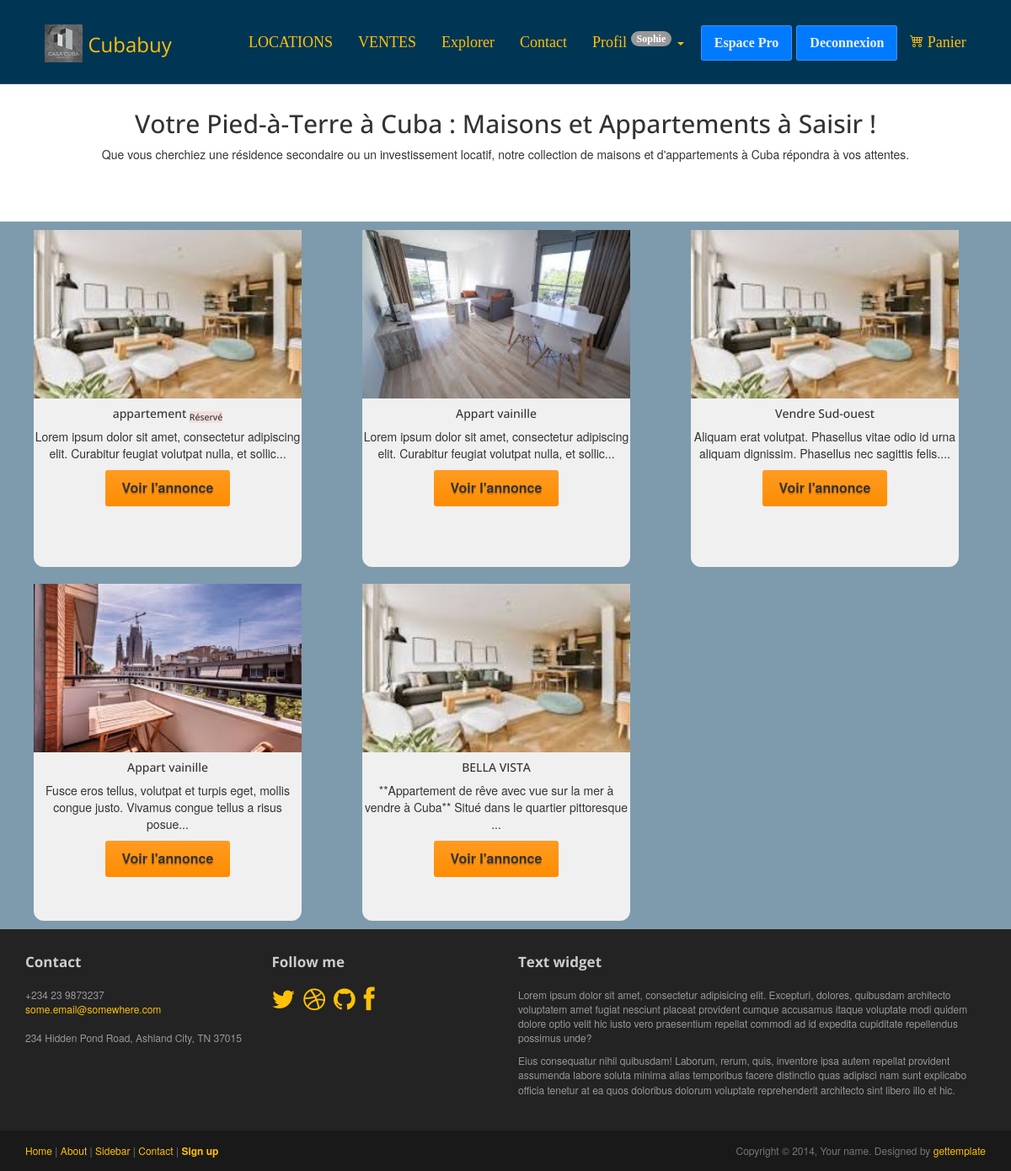
The app's page /annonceVente.php (signed in) with its own data.
### tables this page shows
CREATE TABLE `advert` (
  `id_advert` int NOT NULL,
  `photo` varchar(255) DEFAULT NULL,
  `title` varchar(100) NOT NULL,
  `description` text NOT NULL,
  `postal_code` varchar(50) NOT NULL,
  `city` varchar(50) NOT NULL,
  `type` enum('achat','location') NOT NULL,
  `price` float NOT NULL,
  `reservation_message` text,
  `is_reserved` tinyint(1) DEFAULT '0',
  `id_advert_image` int DEFAULT NULL
);

### annonceVente.php (the view, shortened to what this page needs)
<?php
require_once "inc/header.inc.php";
?>
<?php
require_once "inc/header.inc.php";
$type = 'achat';
$annonces = annoncesByType([$type]);
?>
<div class="container text-center top-space">
    <br> <br>
    <h2 class="">Votre Pied-à-Terre à Cuba : Maisons et Appartements à Saisir !</h2>
    <p class="">
        Que vous cherchiez une résidence secondaire ou un investissement locatif, notre collection de maisons et d'appartements à Cuba répondra à vos attentes.
    </p>
</div>
<main class="bg-capitoliounuit top-space ">
    <section class=" container body text-center ">
        <div class="row">
            <?php
            foreach ($annonces as $annonce) {
            ?>
                <div class="col-lg-4 col-md-6 col-sm-12 ">
                    <div class="card1 fontTitre  ">
                        <img src="<?= RACINE_SITE . "assets/img/" . $annonce['photo'] ?>" class="card-img-top " alt="image de <?= $annonce['title'] ?>" style="height: 200px; width: 100%; object-fit: cover;">
                        <div class="card-body">
                            <h5 class="card-title"><?= displayAdvertAnnonce($annonce); ?></h5>
                            <p class="card-text"><?= substr($annonce['description'], 0, 100) ?>...</p>
                            <a href="<?= RACINE_SITE ?>showAnnonce.php?annonce=<?= $annonce['id_advert'] ?>" class="btn btn-primary hoverCart">Voir l'annonce</a>
                        </div>
                    </div>
                </div>
            <?php
            }
            ?>
        </div>
    </section>
</main>
</body>
<?php
require_once "inc/footer.inc.php";
?>
</html>

### inc/funtions.inc.php (shortened to what this page needs)
<?php
function connexionBdd()
{
    $dsn = "mysql:host=" . DBHOST . ";dbname=" . DBNAME . ";charset=utf8";
    try {
        $pdo = new PDO($dsn, DBUSER, DBPASS);
        $pdo->setAttribute(PDO::ATTR_ERRMODE, PDO::ERRMODE_EXCEPTION);
        $pdo->setAttribute(PDO::ATTR_DEFAULT_FETCH_MODE, PDO::FETCH_ASSOC);
    } catch (PDOException $e) {
        die($e->getMessage());
    }
    return $pdo;
}
function annoncesByType($types = [])
{
    $pdo = connexionBdd();
    $sql = "SELECT * FROM advert";
    if (!empty($types)) {
        $sql .= " WHERE type IN (" . implode(',', array_fill(0, count($types), '?')) . ")";
    }
    $request = $pdo->prepare($sql);
    if (!empty($types)) {
        $request->execute($types);
    } else {
        $request->execute();
    }
    $result = $request->fetchAll();
    return $result;
}
function displayAdvertAnnonce($annonce)
{
    if ($annonce['is_reserved']) {
        return "<h5 class='card-title'>" . $annonce['title'] . " <sub class='bg-danger text-white rounded px-1'>Réservé</sub></h5>";
    } else {
        return "<h5 class='card-title'>" . $annonce['title'] . "</h5>";
    }
}

### assets/css/main.css (style rules this page uses)
h1, h2, h3, h4, h5, h6 { font-family: "Open sans", Helvetica, Arial; }
h1, .h1, h2, .h2, h3, .h3 { margin-top: 30px; }
.top-space { margin-top: 60px; }
img { max-width: 100%; }

### assets/css/style.css (style rules this page uses)
* { margin: 0; padding: 0; box-sizing: border-box; }
:root { --bleu: #007BFF; --vert: #28B463; --jaune: #FFC107; --rouge: #893636; --fond-g-bleu: linear-gradient(89.5deg, rgba(131, 204, 255, 1) 0.4%, rgba(66, 144, 251, 1) 100.3%); --fond-g-rouge: linear-gradient(25deg, #d64c7f, #ee4758 50%); }
a { text-decoration: none; color: var(--jaune) !important; }
.btn { background-color: var(--bleu); color: var(--blanc) !important; border: none; padding: 10px 20px; font-size: 16px; cursor: pointer; }
.bg-capitoliounuit { background-color: #7d9bad; }
.card1 { top: 649px; left: 48px; width: 318px; height: 400px; background-color: #f0f0f0; border-radius: 12px; margin: 10px; }
:root { --width: min(90vw, 800px); --offest: 0 -0.75rem; }
a { text-decoration: none; color: white; }

### records on screen
advert: photo (picture), title "appartement", description "Lorem ipsum dolor sit amet, consectetur adipiscing elit. Curabitur feugiat volutpat nulla, et sollic"
advert: photo (picture), title "Appart vainille", description "Lorem ipsum dolor sit amet, consectetur adipiscing elit. Curabitur feugiat volutpat nulla, et sollic"
advert: photo (picture), title "Vendre Sud-ouest", description "Aliquam erat volutpat. Phasellus vitae odio id urna aliquam dignissim. Phasellus nec sagittis felis."
advert: photo (picture), title "Appart vainille", description "Fusce eros tellus, volutpat et turpis eget, mollis congue justo. Vivamus congue tellus a risus posue"
advert: photo (picture), title "BELLA VISTA", description "**Appartement de rêve avec vue sur la mer à vendre à Cuba** Situé dans le quartier pittoresque"

### other values on screen
$_SESSION['user']['firstName'] "Sophie"
